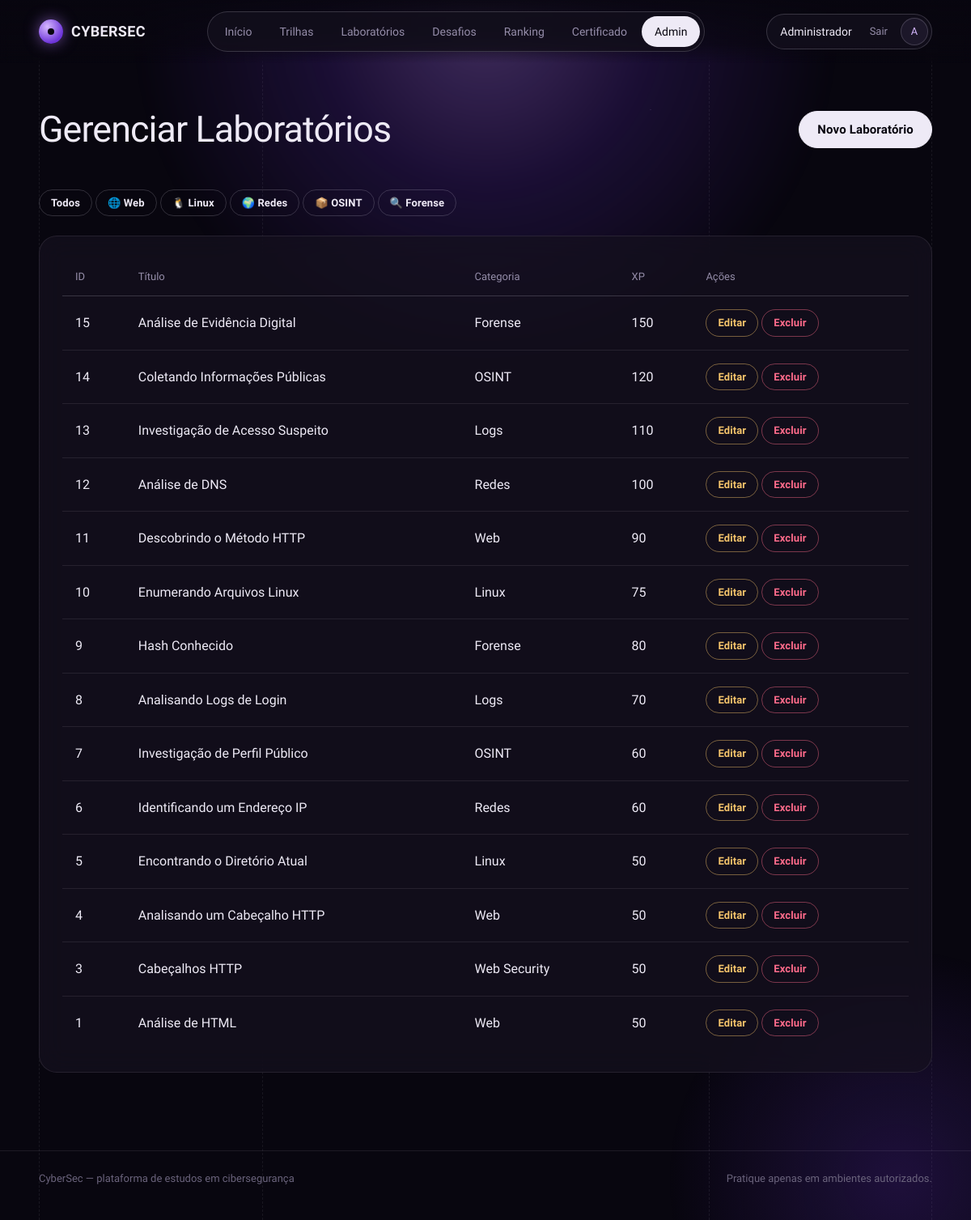
/public/admin/labs (signed in), run on the app's committed database.
### tables this page shows
CREATE TABLE `labs` (
  `id` int(11) NOT NULL AUTO_INCREMENT,
  `title` varchar(255) DEFAULT NULL,
  `description` text DEFAULT NULL,
  `category` varchar(100) DEFAULT NULL,
  `difficulty` varchar(50) DEFAULT NULL,
  `xp_reward` int(11) DEFAULT NULL,
  `material` longtext DEFAULT NULL,
  `question` text DEFAULT NULL,
  `answer` varchar(255) DEFAULT NULL,
  `created_at` timestamp NOT NULL DEFAULT current_timestamp(),
  PRIMARY KEY (`id`)
);

### app/core/Controller.php (called while the page is built, shortened)
<?php
abstract class Controller
{
    protected function view(string $view, array $data = []): void
    {
        extract($data);
       $file = __DIR__ . '/../views/' . $view . '.php';
require_once $file;
    }
}

### app/controllers/AdminController.php (called while the page is built, shortened)
<?php
class AdminController extends Controller
{
    public function labs(): void
    {
    $labModel = new Lab();
    $labs = $labModel->getAll();
    $this->view(
        'admin/labs/index',
        [
            'labs' => $labs
        ]
    );
    }
}

### app/core/Router.php (called while the page is built, shortened)
<?php
class Router
{
    private array $routes = [];
    public function get(string $route, array $action): void
    {
        $this->routes['GET'][$route] = $action;
    }
    public function post(string $route, array $action): void
    {
        $this->routes['POST'][$route] = $action;
    }
    public function dispatch(): void
    {
        $method = $_SERVER['REQUEST_METHOD'];
        $uri = parse_url(
            $_SERVER['REQUEST_URI'],
            PHP_URL_PATH
        );
        $basePath = dirname(
            $_SERVER['SCRIPT_NAME']
        );
        $uri = str_replace($basePath, '', $uri);
        [$controllerName, $methodName] = $this->routes[$method][$uri];
        $controller = new $controllerName();
        $controller->$methodName();
    }
}

### public/index.php (called while the page is built, shortened)
<?php
spl_autoload_register(function ($class) {
    $folders = [
        '../app/core/',
        '../app/controllers/',
        '../app/models/'
    ];
    foreach ($folders as $folder) {
        $file = $folder . $class . '.php';
        if (file_exists($file)) {
            return;
        }
    }
});
$router = new Router();
$router->get('/', ['AuthController', 'login']);
$router->get('/login', ['AuthController', 'login']);
$router->post('/login', ['AuthController', 'authenticate']);
$router->get('/register', ['AuthController', 'register']);
$router->post('/register', ['AuthController', 'store']);
$router->post('/logout', ['AuthController', 'logout']);
$router->get('/certificate', [ 'CertificateController', 'index']);
$router->post('/certificate/generate',
['CertificateController','generate']);
$router->get('/lesson', ['LessonController', 'show']);
$router->post('/lesson/submit',['LessonController', 'submitQuiz']);
$router->get('/dashboard', ['DashboardController', 'index']);
$router->get('/profile', ['ProfileController', 'index']);
$router->post('/profile/update', ['ProfileController', 'update']);
$router->post('/profile/password', ['ProfileController', 'changePassword']);
$router->get('/challenges', ['ChallengeController', 'index']);
$router->get('/challenges/create', ['ChallengeController', 'create']);
$router->post('/challenges/store', ['ChallengeController', 'store']);
$router->get('/challenges/edit', ['ChallengeController', 'edit']);
$router->post('/challenges/update', ['ChallengeController', 'update']);
$router->post('/challenges/delete', ['ChallengeController', 'delete']);
$router->get('/challenge', ['ChallengeController', 'show']);
$router->post('/challenge/submit', ['ChallengeController', 'submitFlag']);
$router->get(
    '/paths',
    ['LearningPathController', 'index']
);
$router->get(
    '/path',
    ['LearningPathController', 'show']
);
$router->get(
    '/labs',
    ['LabController', 'index']
);
$router->get(
    '/lab',
    ['LabController', 'show']
);
$router->post(
    '/lab/submit',
    ['LabController', 'submit']
);
$router->get('/ranking', ['RankingController', 'index']);
$router->get('/admin', ['AdminController', 'dashboard']);
$router->get('/admin/users', ['AdminController', 'users']);
$router->get('/admin/challenges', ['AdminController', 'challenges']);
$router->get(
    '/admin/paths',
    ['AdminController', 'paths']
);
$router->get(
    '/admin/lessons',
    ['AdminController', 'lessons']
);
$router->get(
    '/admin/lessons/create',
    ['AdminController', 'createLesson']
);
$router->post(
    '/admin/lessons/store',
    ['AdminController', 'storeLesson']
);
$router->post(
    '/admin/lessons/delete',
    ['AdminController', 'deleteLesson']
);
$router->get(
    '/admin/questions',
    ['QuestionController', 'index']
);
$router->get(
    '/admin/questions/create',
    ['QuestionController', 'create']
);
$router->post(
    '/admin/questions/store',
    ['QuestionController', 'store']
);
$router->get(
    '/admin/questions/edit',
    ['QuestionController', 'edit']
);
$router->post(
    '/admin/questions/update',
    ['QuestionController', 'update']
);
$router->get(
    '/admin/paths/create',
    ['AdminController', 'createPath']
);
$router->post(
    '/admin/paths/store',
    ['AdminController', 'storePath']
);
$router->post(
    '/admin/paths/delete',
    ['AdminController', 'deletePath']
);
$router->get(
    '/admin/labs',
    ['AdminController', 'labs']
);
$router->get(
    '/admin/labs/create',
    ['AdminController', 'createLab']
);
$router->post(
    '/admin/labs/store',
    ['AdminController', 'storeLab']
);
$router->get(
    '/admin/labs/edit',
    ['AdminController', 'editLab']
);
$router->post(
    '/admin/labs/update',
    ['AdminController', 'updateLab']
);
$router->post(
    '/admin/labs/delete',
    ['AdminController', 'deleteLab']
);
$router->dispatch();

### app/core/Database.php (called while the page is built, shortened)
<?php
class Database
{
    private static ?PDO $instance = null;
    public static function getInstance(): PDO
    {
        if (self::$instance === null) {
            $dsn = "mysql:host=" . DB_HOST . ";dbname=" . DB_NAME . ";charset=utf8mb4";
            self::$instance = new PDO(
                $dsn,
                DB_USER,
                DB_PASS,
                [
                    PDO::ATTR_ERRMODE => PDO::ERRMODE_EXCEPTION,
                    PDO::ATTR_DEFAULT_FETCH_MODE => PDO::FETCH_ASSOC,
                    PDO::ATTR_EMULATE_PREPARES => false
                ]
            );
        }
        return self::$instance;
    }
}

### app/core/Model.php (called while the page is built, shortened)
<?php
abstract class Model
{
    public function __construct()
    {
        $this->db = Database::getInstance();
    }
}

### app/models/Lab.php (called while the page is built, shortened)
<?php
class Lab extends Model
{
    public function getAll(): array
    {
        $sql = "
            SELECT *
            FROM labs
            ORDER BY id DESC
        ";
        return $this->db
            ->query($sql)
            ->fetchAll();
    }
}

### app/views/admin/labs/index.php (the view, shortened to what this page needs)
<?php
require_once __DIR__ . '/../../layouts/header.php';
?>
<div class="main-content">
<div class="d-flex justify-content-between mb-4">
<h2>
Gerenciar Laboratórios
</h2>
<a
href="<?= BASE_URL ?>/admin/labs/create"
class="btn btn-success">
Novo Laboratório
</a>
</div>
<div class="mb-4">
<a
href="<?= BASE_URL ?>/labs"
class="btn btn-outline-light btn-sm">
Todos
</a>
<a
href="<?= BASE_URL ?>/labs?category=Web Security"
class="btn btn-outline-info btn-sm">
🌐 Web
</a>
<a
href="<?= BASE_URL ?>/labs?category=Linux"
class="btn btn-outline-success btn-sm">
🐧 Linux
</a>
<a
href="<?= BASE_URL ?>/labs?category=Redes"
class="btn btn-outline-primary btn-sm">
🌍 Redes
</a>
<a
href="<?= BASE_URL ?>/labs?category=OSINT"
class="btn btn-outline-warning btn-sm">
📦 OSINT
</a>
<a
href="<?= BASE_URL ?>/labs?category=Forense"
class="btn btn-outline-danger btn-sm">
🔍 Forense
</a>
</div>
<div class="card">
<div class="card-body">
<table class="table">
<thead>
<tr>
<th>ID</th>
<th>Título</th>
<th>Categoria</th>
<th>XP</th>
<th>Ações</th>
</tr>
</thead>
<tbody>
<?php foreach($labs as $lab): ?>
<tr>
<td><?= $lab['id'] ?></td>
<td>
<?= htmlspecialchars(
    $lab['title']
) ?>
</td>
<td>
<?= htmlspecialchars(
    $lab['category']
) ?>
</td>
<td>
<?= $lab['xp_reward'] ?>
</td>
<td>
<a
href="<?= BASE_URL ?>/admin/labs/edit?id=<?= $lab['id'] ?>"
class="btn btn-warning btn-sm">
Editar
</a>
<form
method="POST"
action="<?= BASE_URL ?>/admin/labs/delete"
style="display:inline;">
<button
type="submit"
class="btn btn-danger btn-sm"
onclick="return confirm('Excluir laboratório?')">
Excluir
</button>
</form>
</td>
</tr>
<?php endforeach; ?>
</tbody>
</table>
</div>
</div>
</div>
<?php
require_once __DIR__ . '/../../layouts/footer.php';
?>

### data on the page
labs: id "15", title "Análise de Evidência Digital", category "Forense", xp_reward "150"
labs: id "14", title "Coletando Informações Públicas", category "OSINT", xp_reward "120"
labs: id "13", title "Investigação de Acesso Suspeito", category "Logs", xp_reward "110"
labs: id "12", title "Análise de DNS", category "Redes", xp_reward "100"
labs: id "11", title "Descobrindo o Método HTTP", category "Web", xp_reward "90"
labs: id "10", title "Enumerando Arquivos Linux", category "Linux", xp_reward "75"
labs: id "9", title "Hash Conhecido", category "Forense", xp_reward "80"
labs: id "8", title "Analisando Logs de Login", category "Logs", xp_reward "70"
labs: id "7", title "Investigação de Perfil Público", category "OSINT", xp_reward "60"
labs: id "6", title "Identificando um Endereço IP", category "Redes", xp_reward "60"
labs: id "5", title "Encontrando o Diretório Atual", category "Linux", xp_reward "50"
labs: id "4", title "Analisando um Cabeçalho HTTP", category "Web", xp_reward "50"
labs: id "3", title "Cabeçalhos HTTP", category "Web Security", xp_reward "50"
labs: id "1", title "Análise de HTML", category "Web", xp_reward "50"

### other printed values
$label "Início"
$label "Trilhas"
$label "Laboratórios"
$label "Desafios"
$label "Ranking"
$label "Certificado"
$label "Admin"
$__user['name'] "Administrador"
$__initials "A"
